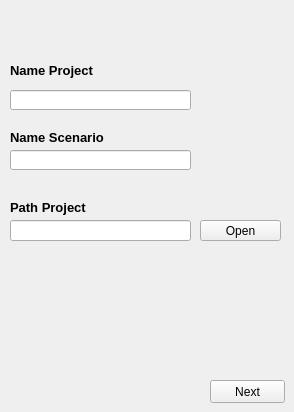
         <widget class="QWidget" name="Creacion_Proyecto">
          <widget class="QLineEdit" name="name_project">
           <property name="geometry">
            <rect>
             <x>10</x>
             <y>90</y>
             <width>181</width>
             <height>20</height>
            </rect>
           </property>
          </widget>
          <widget class="QLabel" name="label">
           <property name="geometry">
            <rect>
             <x>10</x>
             <y>60</y>
             <width>161</width>
             <height>21</height>
            </rect>
           </property>
           <property name="text">
            <string>&lt;html&gt;&lt;head/&gt;&lt;body&gt;&lt;p&gt;&lt;span style=&quot; font-size:10pt; font-weight:600;&quot;&gt;Name Project&lt;/span&gt;&lt;/p&gt;&lt;/body&gt;&lt;/html&gt;</string>
           </property>
          </widget>
          <widget class="QLabel" name="label_2">
           <property name="geometry">
            <rect>
             <x>10</x>
             <y>130</y>
             <width>161</width>
             <height>16</height>
            </rect>
           </property>
           <property name="text">
            <string>&lt;html&gt;&lt;head/&gt;&lt;body&gt;&lt;p&gt;&lt;span style=&quot; font-size:10pt; font-weight:600;&quot;&gt;Name Scenario&lt;/span&gt;&lt;/p&gt;&lt;/body&gt;&lt;/html&gt;</string>
           </property>
          </widget>
          <widget class="QLineEdit" name="name_scenario">
           <property name="geometry">
            <rect>
             <x>10</x>
             <y>150</y>
             <width>181</width>
             <height>20</height>
            </rect>
           </property>
          </widget>
          <widget class="QLineEdit" name="output_path">
           <property name="geometry">
            <rect>
             <x>10</x>
             <y>220</y>
             <width>181</width>
             <height>21</height>
            </rect>
           </property>
          </widget>
          <widget class="QLabel" name="label_3">
           <property name="geometry">
            <rect>
             <x>10</x>
             <y>200</y>
             <width>161</width>
             <height>16</height>
            </rect>
           </property>
           <property name="text">
            <string>&lt;html&gt;&lt;head/&gt;&lt;body&gt;&lt;p&gt;&lt;span style=&quot; font-size:10pt; font-weight:600;&quot;&gt;Path Project&lt;/span&gt;&lt;/p&gt;&lt;/body&gt;&lt;/html&gt;</string>
           </property>
          </widget>
          <widget class="QPushButton" name="select_output">
           <property name="geometry">
            <rect>
             <x>200</x>
             <y>220</y>
             <width>81</width>
             <height>21</height>
            </rect>
           </property>
           <property name="text">
            <string>Open</string>
           </property>
          </widget>
          <widget class="QPushButton" name="Button_Step_1">
           <property name="geometry">
            <rect>
             <x>210</x>
             <y>380</y>
             <width>75</width>
             <height>23</height>
            </rect>
           </property>
           <property name="text">
            <string>Next</string>
           </property>
          </widget>
         </widget>
